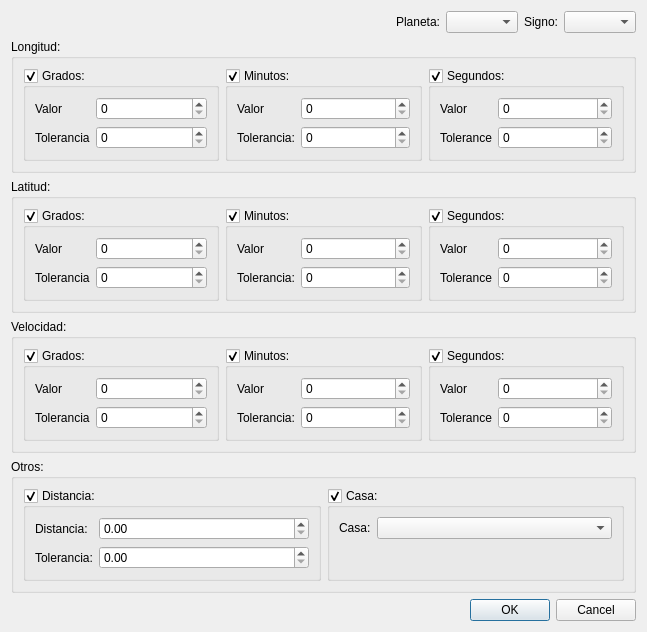
<?xml version="1.0" encoding="UTF-8"?>
<ui version="4.0">
 <class>positionsDialog</class>
 <widget class="QDialog" name="positionsDialog">
  <property name="geometry">
   <rect>
    <x>0</x>
    <y>0</y>
    <width>647</width>
    <height>498</height>
   </rect>
  </property>
  <property name="windowTitle">
   <string>Añadir o Modificar Posicion</string>
  </property>
  <layout class="QVBoxLayout" name="verticalLayout_12">
   <item>
    <layout class="QHBoxLayout" name="horizontalLayout">
     <item>
      <spacer name="horizontalSpacer">
       <property name="orientation">
        <enum>Qt::Horizontal</enum>
       </property>
       <property name="sizeHint" stdset="0">
        <size>
         <width>40</width>
         <height>20</height>
        </size>
       </property>
      </spacer>
     </item>
     <item>
      <widget class="QLabel" name="label_2">
       <property name="text">
        <string>Planeta:</string>
       </property>
      </widget>
     </item>
     <item>
      <widget class="QComboBox" name="planetComboBox"/>
     </item>
     <item>
      <widget class="QLabel" name="label">
       <property name="text">
        <string>Signo:</string>
       </property>
      </widget>
     </item>
     <item>
      <widget class="QComboBox" name="signComboBox"/>
     </item>
    </layout>
   </item>
   <item>
    <widget class="QGroupBox" name="groupBox">
     <property name="title">
      <string>Longitud:</string>
     </property>
     <property name="flat">
      <bool>true</bool>
     </property>
     <layout class="QHBoxLayout" name="horizontalLayout_2">
      <item>
       <widget class="QGroupBox" name="gradesLonGroupBox">
        <property name="title">
         <string>Grados:</string>
        </property>
        <property name="checkable">
         <bool>true</bool>
        </property>
        <layout class="QVBoxLayout" name="verticalLayout">
         <item>
          <layout class="QFormLayout" name="formLayout">
           <item row="0" column="0">
            <widget class="QLabel" name="valorLabel">
             <property name="text">
              <string>Valor</string>
             </property>
            </widget>
           </item>
           <item row="0" column="1">
            <widget class="QSpinBox" name="gradesLonValueSpinBox"/>
           </item>
           <item row="1" column="0">
            <widget class="QLabel" name="toleranciaLabel">
             <property name="text">
              <string>Tolerancia</string>
             </property>
            </widget>
           </item>
           <item row="1" column="1">
            <widget class="QSpinBox" name="toleranciaGradesLonValueSpinBox"/>
           </item>
          </layout>
         </item>
        </layout>
       </widget>
      </item>
      <item>
       <widget class="QGroupBox" name="minutesLonGroupBox">
        <property name="title">
         <string>Minutos:</string>
        </property>
        <property name="checkable">
         <bool>true</bool>
        </property>
        <layout class="QVBoxLayout" name="verticalLayout_2">
         <item>
          <layout class="QFormLayout" name="formLayout_2">
           <item row="0" column="0">
            <widget class="QLabel" name="valorLabel_2">
             <property name="text">
              <string>Valor</string>
             </property>
            </widget>
           </item>
           <item row="0" column="1">
            <widget class="QSpinBox" name="minutesLonValueSpinBox"/>
           </item>
           <item row="1" column="0">
            <widget class="QLabel" name="toleranciaLabel_2">
             <property name="text">
              <string>Tolerancia:</string>
             </property>
            </widget>
           </item>
           <item row="1" column="1">
            <widget class="QSpinBox" name="toleranciaMinutesLonValueSpinBox"/>
           </item>
          </layout>
         </item>
        </layout>
       </widget>
      </item>
      <item>
       <widget class="QGroupBox" name="secondsLonGroupBox">
        <property name="title">
         <string>Segundos:</string>
        </property>
        <property name="checkable">
         <bool>true</bool>
        </property>
        <layout class="QVBoxLayout" name="verticalLayout_3">
         <item>
          <layout class="QFormLayout" name="formLayout_3">
           <property name="fieldGrowthPolicy">
            <enum>QFormLayout::AllNonFixedFieldsGrow</enum>
           </property>
           <item row="0" column="0">
            <widget class="QLabel" name="valorLabel_3">
             <property name="text">
              <string>Valor</string>
             </property>
            </widget>
           </item>
           <item row="0" column="1">
            <widget class="QSpinBox" name="secondsLonValueSpinBox"/>
           </item>
           <item row="1" column="0">
            <widget class="QLabel" name="toleranceLabel">
             <property name="text">
              <string>Tolerance</string>
             </property>
            </widget>
           </item>
           <item row="1" column="1">
            <widget class="QSpinBox" name="toleranceSecondsLonValueSpinBox"/>
           </item>
          </layout>
         </item>
        </layout>
       </widget>
      </item>
     </layout>
    </widget>
   </item>
   <item>
    <widget class="QGroupBox" name="groupBox_2">
     <property name="title">
      <string>Latitud:</string>
     </property>
     <property name="flat">
      <bool>true</bool>
     </property>
     <layout class="QHBoxLayout" name="horizontalLayout_3">
      <item>
       <widget class="QGroupBox" name="gradesLatGroupBox">
        <property name="title">
         <string>Grados:</string>
        </property>
        <property name="checkable">
         <bool>true</bool>
        </property>
        <layout class="QVBoxLayout" name="verticalLayout_4">
         <item>
          <layout class="QFormLayout" name="formLayout_4">
           <item row="0" column="0">
            <widget class="QLabel" name="valorLabel_4">
             <property name="text">
              <string>Valor</string>
             </property>
            </widget>
           </item>
           <item row="0" column="1">
            <widget class="QSpinBox" name="gradesLatValueSpinBox"/>
           </item>
           <item row="1" column="0">
            <widget class="QLabel" name="toleranciaLabel_3">
             <property name="text">
              <string>Tolerancia</string>
             </property>
            </widget>
           </item>
           <item row="1" column="1">
            <widget class="QSpinBox" name="toleranciaGradesLatValueSpinBox"/>
           </item>
          </layout>
         </item>
        </layout>
       </widget>
      </item>
      <item>
       <widget class="QGroupBox" name="minutesLatGroupBox">
        <property name="title">
         <string>Minutos:</string>
        </property>
        <property name="checkable">
         <bool>true</bool>
        </property>
        <layout class="QVBoxLayout" name="verticalLayout_5">
         <item>
          <layout class="QFormLayout" name="formLayout_5">
           <item row="0" column="0">
            <widget class="QLabel" name="valorLabel_5">
             <property name="text">
              <string>Valor</string>
             </property>
            </widget>
           </item>
           <item row="0" column="1">
            <widget class="QSpinBox" name="minutesLatValueSpinBox"/>
           </item>
           <item row="1" column="0">
            <widget class="QLabel" name="toleranciaLabel_4">
             <property name="text">
              <string>Tolerancia:</string>
             </property>
            </widget>
           </item>
           <item row="1" column="1">
            <widget class="QSpinBox" name="toleranciaMinutesLatValueSpinBox"/>
           </item>
          </layout>
         </item>
        </layout>
       </widget>
      </item>
      <item>
       <widget class="QGroupBox" name="secondsLatGroupBox">
        <property name="title">
         <string>Segundos:</string>
        </property>
        <property name="checkable">
         <bool>true</bool>
        </property>
        <layout class="QVBoxLayout" name="verticalLayout_6">
         <item>
          <layout class="QFormLayout" name="formLayout_6">
           <property name="fieldGrowthPolicy">
            <enum>QFormLayout::AllNonFixedFieldsGrow</enum>
           </property>
           <item row="0" column="0">
            <widget class="QLabel" name="valorLabel_6">
             <property name="text">
              <string>Valor</string>
             </property>
            </widget>
           </item>
           <item row="0" column="1">
            <widget class="QSpinBox" name="secondsLatValueSpinBox"/>
           </item>
           <item row="1" column="0">
            <widget class="QLabel" name="toleranceLabel_2">
             <property name="text">
              <string>Tolerance</string>
             </property>
            </widget>
           </item>
           <item row="1" column="1">
            <widget class="QSpinBox" name="toleranceSecondsLatValueSpinBox"/>
           </item>
          </layout>
         </item>
        </layout>
       </widget>
      </item>
     </layout>
    </widget>
   </item>
   <item>
    <widget class="QGroupBox" name="groupBox_3">
     <property name="title">
      <string>Velocidad:</string>
     </property>
     <property name="flat">
      <bool>true</bool>
     </property>
     <layout class="QHBoxLayout" name="horizontalLayout_4">
      <item>
       <widget class="QGroupBox" name="gradesVelGroupBox">
        <property name="title">
         <string>Grados:</string>
        </property>
        <property name="checkable">
         <bool>true</bool>
        </property>
        <layout class="QVBoxLayout" name="verticalLayout_7">
         <item>
          <layout class="QFormLayout" name="formLayout_7">
           <item row="0" column="0">
            <widget class="QLabel" name="valorLabel_7">
             <property name="text">
              <string>Valor</string>
             </property>
            </widget>
           </item>
           <item row="0" column="1">
            <widget class="QSpinBox" name="gradesVelValueSpinBox"/>
           </item>
           <item row="1" column="0">
            <widget class="QLabel" name="toleranciaLabel_5">
             <property name="text">
              <string>Tolerancia</string>
             </property>
            </widget>
           </item>
           <item row="1" column="1">
            <widget class="QSpinBox" name="toleranciaGradesVelValueSpinBox"/>
           </item>
          </layout>
         </item>
        </layout>
       </widget>
      </item>
      <item>
       <widget class="QGroupBox" name="minutesVelGroupBox">
        <property name="title">
         <string>Minutos:</string>
        </property>
        <property name="checkable">
         <bool>true</bool>
        </property>
        <layout class="QVBoxLayout" name="verticalLayout_8">
         <item>
          <layout class="QFormLayout" name="formLayout_8">
           <item row="0" column="0">
            <widget class="QLabel" name="valorLabel_8">
             <property name="text">
              <string>Valor</string>
             </property>
            </widget>
           </item>
           <item row="0" column="1">
            <widget class="QSpinBox" name="minutesVelValueSpinBox"/>
           </item>
           <item row="1" column="0">
            <widget class="QLabel" name="toleranciaLabel_6">
             <property name="text">
              <string>Tolerancia:</string>
             </property>
            </widget>
           </item>
           <item row="1" column="1">
            <widget class="QSpinBox" name="toleranciaMinutesVelValueSpinBox"/>
           </item>
          </layout>
         </item>
        </layout>
       </widget>
      </item>
      <item>
       <widget class="QGroupBox" name="secondsVelGroupBox">
        <property name="title">
         <string>Segundos:</string>
        </property>
        <property name="checkable">
         <bool>true</bool>
        </property>
        <layout class="QVBoxLayout" name="verticalLayout_9">
         <item>
          <layout class="QFormLayout" name="formLayout_9">
           <property name="fieldGrowthPolicy">
            <enum>QFormLayout::AllNonFixedFieldsGrow</enum>
           </property>
           <item row="0" column="0">
            <widget class="QLabel" name="valorLabel_9">
             <property name="text">
              <string>Valor</string>
             </property>
            </widget>
           </item>
           <item row="0" column="1">
            <widget class="QSpinBox" name="secondsVelValueSpinBox"/>
           </item>
           <item row="1" column="0">
            <widget class="QLabel" name="toleranceLabel_3">
             <property name="text">
              <string>Tolerance</string>
             </property>
            </widget>
           </item>
           <item row="1" column="1">
            <widget class="QSpinBox" name="toleranceSecondsVelValueSpinBox"/>
           </item>
          </layout>
         </item>
        </layout>
       </widget>
      </item>
     </layout>
    </widget>
   </item>
   <item>
    <widget class="QGroupBox" name="groupBox_4">
     <property name="title">
      <string>Otros:</string>
     </property>
     <property name="flat">
      <bool>true</bool>
     </property>
     <layout class="QHBoxLayout" name="horizontalLayout_5">
      <item>
       <widget class="QGroupBox" name="distanceGroupBox">
        <property name="title">
         <string>Distancia:</string>
        </property>
        <property name="checkable">
         <bool>true</bool>
        </property>
        <layout class="QVBoxLayout" name="verticalLayout_10">
         <item>
          <layout class="QFormLayout" name="formLayout_11">
           <item row="0" column="0">
            <widget class="QLabel" name="distanciaLabel">
             <property name="text">
              <string>Distancia:</string>
             </property>
            </widget>
           </item>
           <item row="0" column="1">
            <widget class="QDoubleSpinBox" name="distanciaDoubleSpinBox"/>
           </item>
           <item row="1" column="0">
            <widget class="QLabel" name="toleranciaLabel_7">
             <property name="text">
              <string>Tolerancia:</string>
             </property>
            </widget>
           </item>
           <item row="1" column="1">
            <widget class="QDoubleSpinBox" name="toleranciaDistanceDoubleSpinBox"/>
           </item>
          </layout>
         </item>
        </layout>
       </widget>
      </item>
      <item>
       <widget class="QGroupBox" name="housesGroupBox">
        <property name="title">
         <string>Casa:</string>
        </property>
        <property name="checkable">
         <bool>true</bool>
        </property>
        <layout class="QVBoxLayout" name="verticalLayout_11">
         <item>
          <layout class="QFormLayout" name="formLayout_12">
           <item row="0" column="0">
            <widget class="QLabel" name="casaLabel">
             <property name="text">
              <string>Casa:</string>
             </property>
            </widget>
           </item>
           <item row="0" column="1">
            <widget class="QComboBox" name="casaComboBox"/>
           </item>
          </layout>
         </item>
        </layout>
       </widget>
      </item>
     </layout>
    </widget>
   </item>
   <item>
    <widget class="QDialogButtonBox" name="buttonBox">
     <property name="orientation">
      <enum>Qt::Horizontal</enum>
     </property>
     <property name="standardButtons">
      <set>QDialogButtonBox::Cancel|QDialogButtonBox::Ok</set>
     </property>
    </widget>
   </item>
  </layout>
  <zorder>buttonBox</zorder>
  <zorder>groupBox</zorder>
  <zorder>horizontalLayoutWidget</zorder>
  <zorder>groupBox_2</zorder>
  <zorder>groupBox_3</zorder>
  <zorder>horizontalSpacer</zorder>
  <zorder>groupBox_4</zorder>
 </widget>
 <resources/>
 <connections>
  <connection>
   <sender>buttonBox</sender>
   <signal>accepted()</signal>
   <receiver>positionsDialog</receiver>
   <slot>accept()</slot>
   <hints>
    <hint type="sourcelabel">
     <x>248</x>
     <y>254</y>
    </hint>
    <hint type="destinationlabel">
     <x>157</x>
     <y>274</y>
    </hint>
   </hints>
  </connection>
  <connection>
   <sender>buttonBox</sender>
   <signal>rejected()</signal>
   <receiver>positionsDialog</receiver>
   <slot>reject()</slot>
   <hints>
    <hint type="sourcelabel">
     <x>316</x>
     <y>260</y>
    </hint>
    <hint type="destinationlabel">
     <x>286</x>
     <y>274</y>
    </hint>
   </hints>
  </connection>
 </connections>
</ui>
